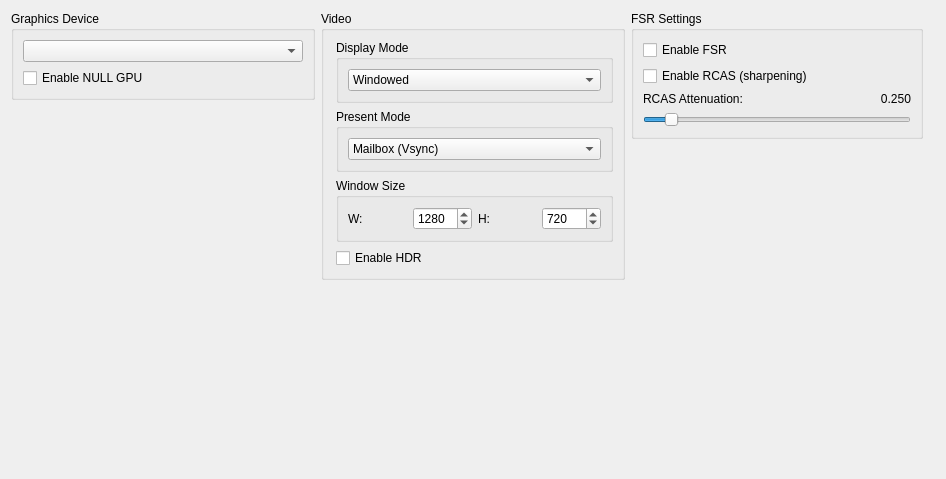
      <widget class="QWidget" name="graphicsTabLayout">
       <property name="geometry">
        <rect>
         <x>0</x>
         <y>0</y>
         <width>946</width>
         <height>479</height>
        </rect>
       </property>
       <layout class="QVBoxLayout" name="graphicsTabVLayout" stretch="0,0">
        <item>
         <layout class="QHBoxLayout" name="graphicsTabHLayout" stretch="1,1,1">
          <item>
           <layout class="QVBoxLayout" name="graphicsTabLayoutLeft">
            <item>
             <widget class="QGroupBox" name="graphicsAdapterGroupBox">
              <property name="title">
               <string>Graphics Device</string>
              </property>
              <layout class="QVBoxLayout" name="graphicsAdapterLayout">
               <item>
                <widget class="QComboBox" name="graphicsAdapterBox"/>
               </item>
               <item>
                <widget class="QCheckBox" name="nullGpuCheckBox">
                 <property name="text">
                  <string>Enable NULL GPU</string>
                 </property>
                </widget>
               </item>
              </layout>
             </widget>
            </item>
            <item>
             <widget class="QWidget" name="widgetgraphicsBottom" native="true">
              <layout class="QHBoxLayout" name="widgetgraphicsBottomHLayout">
               <property name="leftMargin">
                <number>0</number>
               </property>
               <property name="topMargin">
                <number>0</number>
               </property>
               <property name="rightMargin">
                <number>0</number>
               </property>
               <property name="bottomMargin">
                <number>0</number>
               </property>
               <item>
                <spacer name="verticalSpacer_2">
                 <property name="orientation">
                  <enum>Qt::Orientation::Vertical</enum>
                 </property>
                 <property name="sizeHint" stdset="0">
                  <size>
                   <width>20</width>
                   <height>40</height>
                  </size>
                 </property>
                </spacer>
               </item>
              </layout>
             </widget>
            </item>
           </layout>
          </item>
          <item>
           <layout class="QVBoxLayout" name="graphicsTabLayoutMiddle">
            <item>
             <widget class="QGroupBox" name="displayOptionsGroupBox">
              <property name="title">
               <string>Video</string>
              </property>
              <layout class="QVBoxLayout" name="layoutResolution">
               <property name="spacing">
                <number>6</number>
               </property>
               <property name="leftMargin">
                <number>12</number>
               </property>
               <item>
                <widget class="QGroupBox" name="displayModeGroupBox">
                 <property name="title">
                  <string>Display Mode</string>
                 </property>
                 <layout class="QVBoxLayout" name="displayModeLayout">
                  <item>
                   <widget class="QComboBox" name="displayModeComboBox">
                    <property name="sizePolicy">
                     <sizepolicy hsizetype="Expanding" vsizetype="Fixed">
                      <horstretch>0</horstretch>
                      <verstretch>0</verstretch>
                     </sizepolicy>
                    </property>
                    <item>
                     <property name="text">
                      <string>Windowed</string>
                     </property>
                    </item>
                    <item>
                     <property name="text">
                      <string>Fullscreen</string>
                     </property>
                    </item>
                    <item>
                     <property name="text">
                      <string>Fullscreen (Borderless)</string>
                     </property>
                    </item>
                   </widget>
                  </item>
                 </layout>
                </widget>
               </item>
               <item>
                <widget class="QGroupBox" name="presentModeGroupBox">
                 <property name="title">
                  <string>Present Mode</string>
                 </property>
                 <layout class="QVBoxLayout" name="presentModeLayout">
                  <item>
                   <widget class="QComboBox" name="presentModeComboBox">
                    <property name="sizePolicy">
                     <sizepolicy hsizetype="Expanding" vsizetype="Fixed">
                      <horstretch>0</horstretch>
                      <verstretch>0</verstretch>
                     </sizepolicy>
                    </property>
                    <item>
                     <property name="text">
                      <string>Mailbox (Vsync)</string>
                     </property>
                    </item>
                    <item>
                     <property name="text">
                      <string>Fifo (Vsync)</string>
                     </property>
                    </item>
                    <item>
                     <property name="text">
                      <string>Immediate (No Vsync)</string>
                     </property>
                    </item>
                   </widget>
                  </item>
                 </layout>
                </widget>
               </item>
               <item>
                <layout class="QHBoxLayout" name="windowSizeLayout">
                 <item>
                  <widget class="QGroupBox" name="windowSizeGroupBox">
                   <property name="title">
                    <string>Window Size</string>
                   </property>
                   <layout class="QHBoxLayout" name="resLayout">
                    <item>
                     <widget class="QLabel" name="widthLabel">
                      <property name="text">
                       <string>W:</string>
                      </property>
                     </widget>
                    </item>
                    <item>
                     <widget class="QSpinBox" name="widthSpinBox">
                      <property name="accelerated">
                       <bool>true</bool>
                      </property>
                      <property name="correctionMode">
                       <enum>QAbstractSpinBox::CorrectionMode::CorrectToNearestValue</enum>
                      </property>
                      <property name="keyboardTracking">
                       <bool>false</bool>
                      </property>
                      <property name="minimum">
                       <number>0</number>
                      </property>
                      <property name="maximum">
                       <number>9999</number>
                      </property>
                      <property name="value">
                       <number>1280</number>
                      </property>
                     </widget>
                    </item>
                    <item>
                     <widget class="QLabel" name="heightLabel">
                      <property name="text">
                       <string>H:</string>
                      </property>
                     </widget>
                    </item>
                    <item>
                     <widget class="QSpinBox" name="heightSpinBox">
                      <property name="frame">
                       <bool>true</bool>
                      </property>
                      <property name="accelerated">
                       <bool>true</bool>
                      </property>
                      <property name="correctionMode">
                       <enum>QAbstractSpinBox::CorrectionMode::CorrectToNearestValue</enum>
                      </property>
                      <property name="keyboardTracking">
                       <bool>false</bool>
                      </property>
                      <property name="minimum">
                       <number>0</number>
                      </property>
                      <property name="maximum">
                       <number>9999</number>
                      </property>
                      <property name="value">
                       <number>720</number>
                      </property>
                     </widget>
                    </item>
                   </layout>
                  </widget>
                 </item>
                </layout>
               </item>
               <item>
                <widget class="QCheckBox" name="enableHDRCheckBox">
                 <property name="text">
                  <string>Enable HDR</string>
                 </property>
                </widget>
               </item>
              </layout>
             </widget>
            </item>
            <item>
             <spacer name="verticalSpacer">
              <property name="orientation">
               <enum>Qt::Orientation::Vertical</enum>
              </property>
              <property name="sizeHint" stdset="0">
               <size>
                <width>20</width>
                <height>40</height>
               </size>
              </property>
             </spacer>
            </item>
           </layout>
          </item>
          <item>
           <layout class="QVBoxLayout" name="graphicsTabLayoutRight">
            <property name="rightMargin">
             <number>12</number>
            </property>
            <property name="bottomMargin">
             <number>12</number>
            </property>
            <item>
             <widget class="QGroupBox" name="FSRGroupBox">
              <property name="title">
               <string>FSR Settings</string>
              </property>
              <layout class="QVBoxLayout" name="verticalLayout_5">
               <item>
                <widget class="QCheckBox" name="FSRCheckBox">
                 <property name="text">
                  <string>Enable FSR</string>
                 </property>
                </widget>
               </item>
               <item>
                <widget class="QCheckBox" name="RCASCheckBox">
                 <property name="text">
                  <string>Enable RCAS (sharpening)</string>
                 </property>
                </widget>
               </item>
               <item>
                <layout class="QHBoxLayout" name="horizontalLayout_10">
                 <item>
                  <widget class="QLabel" name="RCASAtenLabel">
                   <property name="font">
                    <font>
                     <pointsize>9</pointsize>
                     <bold>false</bold>
                    </font>
                   </property>
                   <property name="text">
                    <string>RCAS Attenuation:</string>
                   </property>
                  </widget>
                 </item>
                 <item>
                  <widget class="QLabel" name="RCASValue">
                   <property name="font">
                    <font>
                     <pointsize>9</pointsize>
                     <bold>false</bold>
                    </font>
                   </property>
                   <property name="text">
                    <string notr="true">0.250</string>
                   </property>
                   <property name="alignment">
                    <set>Qt::AlignmentFlag::AlignRight|Qt::AlignmentFlag::AlignTrailing|Qt::AlignmentFlag::AlignVCenter</set>
                   </property>
                  </widget>
                 </item>
                </layout>
               </item>
               <item>
                <widget class="QSlider" name="RCASSlider">
                 <property name="maximum">
                  <number>3000</number>
                 </property>
                 <property name="value">
                  <number>250</number>
                 </property>
                 <property name="orientation">
                  <enum>Qt::Orientation::Horizontal</enum>
                 </property>
                </widget>
               </item>
              </layout>
             </widget>
            </item>
            <item>
             <spacer name="AdvancedSpacer">
              <property name="orientation">
               <enum>Qt::Orientation::Vertical</enum>
              </property>
              <property name="sizeHint" stdset="0">
               <size>
                <width>20</width>
                <height>40</height>
               </size>
              </property>
             </spacer>
            </item>
           </layout>
          </item>
         </layout>
        </item>
        <item>
         <spacer name="graphicSpacer">
          <property name="orientation">
           <enum>Qt::Orientation::Vertical</enum>
          </property>
          <property name="sizeHint" stdset="0">
           <size>
            <width>20</width>
            <height>40</height>
           </size>
          </property>
         </spacer>
        </item>
       </layout>
      </widget>
